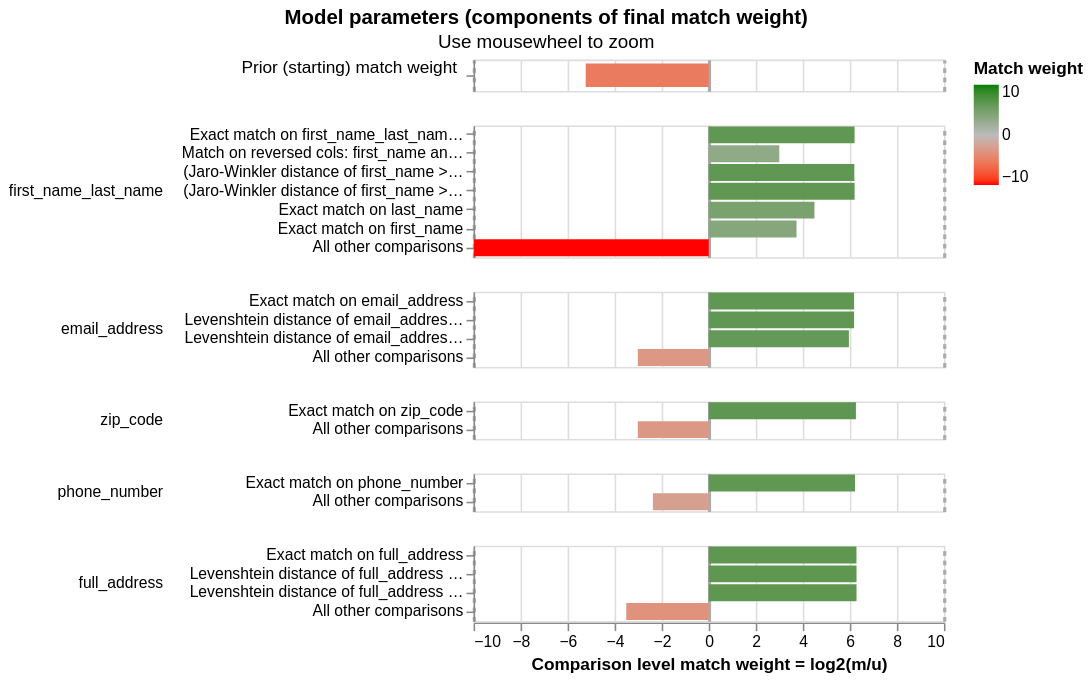

The cell this chart's notebook holds for it:
### Code cell
linker.visualisations.match_weights_chart()

### Figure 1 — Vega-Lite specification as saved in the notebook (floating-point values rounded to 4 significant figures)
{"config": {"view": {"continuousWidth": 300, "continuousHeight": 300, "discreteHeight": 60, "discreteWidth": 400}, "header": {"title": null}, "mark": {"tooltip": null}, "title": {"anchor": "middle"}}, "vconcat": [{"mark": {"type": "bar", "clip": true, "height": 15}, "encoding": {"color": {"field": "log2_bayes_factor", "scale": {"domain": [-10, 0, 10], "interpolate": "lab", "range": ["red", "#bbbbbb", "green"]}, "title": "Match weight", "type": "quantitative"}, "tooltip": [{"field": "comparison_name", "title": "Comparison name", "type": "nominal"}, {"field": "probability_two_random_records_match", "format": ".4f", "title": "Probability two random records match", "type": "nominal"}, {"field": "log2_bayes_factor", "format": ",.4f", "title": "Equivalent match weight", "type": "quantitative"}, {"field": "bayes_factor_description", "title": "Match weight description", "type": "nominal"}], "x": {"axis": {"domain": false, "gridColor": {"condition": {"test": "abs(datum.value / 10)  <= 1 & datum.value % 10 === 0", "value": "#aaa"}, "value": "#ddd"}, "gridDash": {"condition": {"test": "abs(datum.value / 10) == 1", "value": [3]}, "value": null}, "gridWidth": {"condition": {"test": "abs(datum.value / 10)  <= 1 & datum.value % 10 === 0", "value": 2}, "value": 1}, "labels": false, "ticks": false, "title": ""}, "field": "log2_bayes_factor", "scale": {"domain": [-10, 10]}, "type": "quantitative"}, "y": {"axis": {"title": "Prior (starting) match weight", "titleAlign": "right", "titleAngle": 0, "titleFontWeight": "normal"}, "field": "label_for_charts", "sort": {"field": "comparison_vector_value", "order": "descending"}, "type": "nominal"}}, "height": 20, "transform": [{"filter": "(datum.comparison_name == 'probability_two_random_records_match')"}]}, {"mark": {"type": "bar", "clip": true}, "encoding": {"color": {"field": "log2_bayes_factor", "scale": {"domain": [-10, 0, 10], "interpolate": "lab", "range": ["red", "#bbbbbb", "green"]}, "title": "Match weight", "type": "quantitative"}, "row": {"field": "comparison_name", "header": {"labelAlign": "left", "labelAnchor": "middle", "labelAngle": 0}, "sort": {"field": "comparison_sort_order"}, "type": "nominal"}, "tooltip": [{"field": "comparison_name", "title": "Comparison name", "type": "nominal"}, {"field": "label_for_charts", "title": "Label", "type": "ordinal"}, {"field": "sql_condition", "title": "SQL condition", "type": "nominal"}, {"field": "m_probability", "format": ".10~g", "title": "M probability", "type": "quantitative"}, {"field": "u_probability", "format": ".10~g", "title": "U probability", "type": "quantitative"}, {"field": "bayes_factor", "format": ",.6f", "title": "Bayes factor = m/u", "type": "quantitative"}, {"field": "log2_bayes_factor", "format": ".4~g", "title": "Match weight = log2(m/u)", "type": "quantitative"}, {"field": "bayes_factor_description", "title": "Match weight description", "type": "nominal"}, {"field": "m_probability_description", "title": "m probability description", "type": "nominal"}, {"field": "u_probability_description", "title": "u probability description", "type": "nominal"}], "x": {"axis": {"gridColor": {"condition": {"test": "abs(datum.value / 10)  <= 1 & datum.value % 10 === 0", "value": "#aaa"}, "value": "#ddd"}, "gridDash": {"condition": {"test": "abs(datum.value / 10) == 1", "value": [3]}, "value": null}, "gridWidth": {"condition": {"test": "abs(datum.value / 10)  <= 1 & datum.value % 10 === 0", "value": 2}, "value": 1}, "title": "Comparison level match weight = log2(m/u)"}, "field": "log2_bayes_factor", "scale": {"domain": [-10, 10]}, "type": "quantitative"}, "y": {"axis": {"title": null}, "field": "label_for_charts", "sort": {"field": "comparison_vector_value", "order": "descending"}, "type": "nominal"}}, "height": {"step": 12}, "resolve": {"axis": {"y": "independent"}, "scale": {"y": "independent"}}, "transform": [{"filter": "(datum.comparison_name != 'probability_two_random_records_match')"}]}], "data": {"name": "data-cb6fd6f61faff009aac5b7e391781c85"}, "params": [{"name": "mouse_zoom", "select": {"type": "interval", "encodings": ["x"]}, "bind": "scales", "views": []}], "resolve": {"axis": {"y": "independent"}, "scale": {"y": "independent"}}, "title": {"text": "Model parameters (components of final match weight)", "subtitle": "Use mousewheel to zoom"}, "$schema": "https://vega.github.io/schema/vega-lite/v5.9.3.json", "datasets": {"data-cb6fd6f61faff009aac5b7e391781c85": [{"comparison_name": "probability_two_random_records_match", "sql_condition": null, "label_for_charts": "", "m_probability": null, "u_probability": null, "m_probability_description": null, "u_probability_description": null, "has_tf_adjustments": false, "tf_adjustment_column": null, "tf_adjustment_weight": null, "is_null_level": false, "bayes_factor": 0.02661, "log2_bayes_factor": -5.232, "comparison_vector_value": 0, "max_comparison_vector_value": 0, "bayes_factor_description": "The probability that two random records drawn at random match is 0.026 or one in  38.6 records.This is equivalent to a starting match weight of -5.232.", "probability_two_random_records_match": 0.02592, "comparison_sort_order": -1}, {"comparison_name": "first_name_last_name", "sql_condition": "\"first_name_last_name_concat_l\" = \"first_name_last_name_concat_r\"", "label_for_charts": "Exact match on first_name_last_name_concat", "m_probability": 0.7561, "u_probability": 0.01028, "m_probability_description": "Amongst matching record comparisons, 75.61% of records (i.e. one in 1.323) are in the exact match on first_name_last_name_concat comparison level", "u_probability_description": "Amongst non-matching record comparisons, 1.028% of records (i.e. one in 97.3) are in the exact match on first_name_last_name_concat comparison level", "has_tf_adjustments": true, "tf_adjustment_column": "first_name_last_name_concat", "tf_adjustment_weight": 1.0, "is_null_level": false, "bayes_factor": 73.57, "log2_bayes_factor": 6.201, "comparison_vector_value": 6, "max_comparison_vector_value": 6, "bayes_factor_description": "If comparison level is `exact match on first_name_last_name_concat` then comparison is 73.57 times more likely to be a match", "probability_two_random_records_match": 0.02592, "comparison_sort_order": 0}, {"comparison_name": "first_name_last_name", "sql_condition": "\"first_name_l\" = \"last_name_r\" AND \"first_name_r\" = \"last_name_l\"", "label_for_charts": "Match on reversed cols: first_name and last_name (both directions)", "m_probability": 0.008333, "u_probability": 0.001042, "m_probability_description": "Amongst matching record comparisons, 0.8333% of records (i.e. one in 120) are in the match on reversed cols: first_name and last_name (both directions) comparison level", "u_probability_description": "Amongst non-matching record comparisons, 0.1042% of records (i.e. one in 960) are in the match on reversed cols: first_name and last_name (both directions) comparison level", "has_tf_adjustments": false, "tf_adjustment_column": null, "tf_adjustment_weight": 1.0, "is_null_level": false, "bayes_factor": 8.0, "log2_bayes_factor": 3.0, "comparison_vector_value": 5, "max_comparison_vector_value": 6, "bayes_factor_description": "If comparison level is `match on reversed cols: first_name and last_name (both directions)` then comparison is 8 times more likely to be a match", "probability_two_random_records_match": 0.02592, "comparison_sort_order": 0}, {"comparison_name": "first_name_last_name", "sql_condition": "(jaro_winkler_similarity(\"first_name_l\", \"first_name_r\") >= 0.92) AND (jaro_winkler_similarity(\"last_name_l\", \"last_name_r\") >= 0.92)", "label_for_charts": "(Jaro-Winkler distance of first_name >= 0.92) AND (Jaro-Winkler distance of last_name >= 0.92)", "m_probability": 0.1027, "u_probability": 0.001406, "m_probability_description": "Amongst matching record comparisons, 10.27% of records (i.e. one in 9.735) are in the (jaro-winkler distance of first_name >= 0.92) and (jaro-winkler distance of last_name >= 0.92) comparison level", "u_probability_description": "Amongst non-matching record comparisons, 0.1406% of records (i.e. one in 711) are in the (jaro-winkler distance of first_name >= 0.92) and (jaro-winkler distance of last_name >= 0.92) comparison level", "has_tf_adjustments": false, "tf_adjustment_column": null, "tf_adjustment_weight": 1.0, "is_null_level": false, "bayes_factor": 73.07, "log2_bayes_factor": 6.191, "comparison_vector_value": 4, "max_comparison_vector_value": 6, "bayes_factor_description": "If comparison level is `(jaro-winkler distance of first_name >= 0.92) and (jaro-winkler distance of last_name >= 0.92)` then comparison is 73.07 times more likely to be a match", "probability_two_random_records_match": 0.02592, "comparison_sort_order": 0}, {"comparison_name": "first_name_last_name", "sql_condition": "(jaro_winkler_similarity(\"first_name_l\", \"first_name_r\") >= 0.88) AND (jaro_winkler_similarity(\"last_name_l\", \"last_name_r\") >= 0.88)", "label_for_charts": "(Jaro-Winkler distance of first_name >= 0.88) AND (Jaro-Winkler distance of last_name >= 0.88)", "m_probability": 0.01609, "u_probability": 0.0002187, "m_probability_description": "Amongst matching record comparisons, 1.609% of records (i.e. one in 62.13) are in the (jaro-winkler distance of first_name >= 0.88) and (jaro-winkler distance of last_name >= 0.88) comparison level", "u_probability_description": "Amongst non-matching record comparisons, 0.02187% of records (i.e. one in 4,572) are in the (jaro-winkler distance of first_name >= 0.88) and (jaro-winkler distance of last_name >= 0.88) comparison level", "has_tf_adjustments": false, "tf_adjustment_column": null, "tf_adjustment_weight": 1.0, "is_null_level": false, "bayes_factor": 73.58, "log2_bayes_factor": 6.201, "comparison_vector_value": 3, "max_comparison_vector_value": 6, "bayes_factor_description": "If comparison level is `(jaro-winkler distance of first_name >= 0.88) and (jaro-winkler distance of last_name >= 0.88)` then comparison is 73.58 times more likely to be a match", "probability_two_random_records_match": 0.02592, "comparison_sort_order": 0}, {"comparison_name": "first_name_last_name", "sql_condition": "\"last_name_l\" = \"last_name_r\"", "label_for_charts": "Exact match on last_name", "m_probability": 0.106, "u_probability": 0.004703, "m_probability_description": "Amongst matching record comparisons, 10.6% of records (i.e. one in 9.436) are in the exact match on last_name comparison level", "u_probability_description": "Amongst non-matching record comparisons, 0.4703% of records (i.e. one in 213) are in the exact match on last_name comparison level", "has_tf_adjustments": true, "tf_adjustment_column": "last_name", "tf_adjustment_weight": 1.0, "is_null_level": false, "bayes_factor": 22.53, "log2_bayes_factor": 4.494, "comparison_vector_value": 2, "max_comparison_vector_value": 6, "bayes_factor_description": "If comparison level is `exact match on last_name` then comparison is 22.53 times more likely to be a match", "probability_two_random_records_match": 0.02592, "comparison_sort_order": 0}, {"comparison_name": "first_name_last_name", "sql_condition": "\"first_name_l\" = \"first_name_r\"", "label_for_charts": "Exact match on first_name", "m_probability": 0.01813, "u_probability": 0.001364, "m_probability_description": "Amongst matching record comparisons, 1.813% of records (i.e. one in 55.15) are in the exact match on first_name comparison level", "u_probability_description": "Amongst non-matching record comparisons, 0.1364% of records (i.e. one in 733) are in the exact match on first_name comparison level", "has_tf_adjustments": true, "tf_adjustment_column": "first_name", "tf_adjustment_weight": 1.0, "is_null_level": false, "bayes_factor": 13.29, "log2_bayes_factor": 3.733, "comparison_vector_value": 1, "max_comparison_vector_value": 6, "bayes_factor_description": "If comparison level is `exact match on first_name` then comparison is 13.29 times more likely to be a match", "probability_two_random_records_match": 0.02592, "comparison_sort_order": 0}, {"comparison_name": "first_name_last_name", "sql_condition": "ELSE", "label_for_charts": "All other comparisons", "m_probability": 0.0009696, "u_probability": 0.982, "m_probability_description": "Amongst matching record comparisons, 0.09696% of records (i.e. one in 1,031) are in the all other comparisons comparison level", "u_probability_description": "Amongst non-matching record comparisons, 98.2% of records (i.e. one in 1.018) are in the all other comparisons comparison level", "has_tf_adjustments": false, "tf_adjustment_column": null, "tf_adjustment_weight": 1.0, "is_null_level": false, "bayes_factor": 0.0009873, "log2_bayes_factor": -9.984, "comparison_vector_value": 0, "max_comparison_vector_value": 6, "bayes_factor_description": "If comparison level is `all other comparisons` then comparison is 1,013 times less likely to be a match", "probability_two_random_records_match": 0.02592, "comparison_sort_order": 0}, {"comparison_name": "email_address", "sql_condition": "\"email_address_l\" = \"email_address_r\"", "label_for_charts": "Exact match on email_address", "m_probability": 0.8091, "u_probability": 0.01116, "m_probability_description": "Amongst matching record comparisons, 80.91% of records (i.e. one in 1.236) are in the exact match on email_address comparison level", "u_probability_description": "Amongst non-matching record comparisons, 1.116% of records (i.e. one in 89.64) are in the exact match on email_address comparison level", "has_tf_adjustments": false, "tf_adjustment_column": null, "tf_adjustment_weight": 1.0, "is_null_level": false, "bayes_factor": 72.52, "log2_bayes_factor": 6.18, "comparison_vector_value": 3, "max_comparison_vector_value": 3, "bayes_factor_description": "If comparison level is `exact match on email_address` then comparison is 72.52 times more likely to be a match", "probability_two_random_records_match": 0.02592, "comparison_sort_order": 1}, {"comparison_name": "email_address", "sql_condition": "levenshtein(\"email_address_l\", \"email_address_r\") <= 1", "label_for_charts": "Levenshtein distance of email_address <= 1", "m_probability": 0.03453, "u_probability": 0.0004761, "m_probability_description": "Amongst matching record comparisons, 3.453% of records (i.e. one in 28.96) are in the levenshtein distance of email_address <= 1 comparison level", "u_probability_description": "Amongst non-matching record comparisons, 0.04761% of records (i.e. one in 2,101) are in the levenshtein distance of email_address <= 1 comparison level", "has_tf_adjustments": false, "tf_adjustment_column": null, "tf_adjustment_weight": 1.0, "is_null_level": false, "bayes_factor": 72.52, "log2_bayes_factor": 6.18, "comparison_vector_value": 2, "max_comparison_vector_value": 3, "bayes_factor_description": "If comparison level is `levenshtein distance of email_address <= 1` then comparison is 72.52 times more likely to be a match", "probability_two_random_records_match": 0.02592, "comparison_sort_order": 1}, {"comparison_name": "email_address", "sql_condition": "levenshtein(\"email_address_l\", \"email_address_r\") <= 2", "label_for_charts": "Levenshtein distance of email_address <= 2", "m_probability": 0.03427, "u_probability": 0.0005506, "m_probability_description": "Amongst matching record comparisons, 3.427% of records (i.e. one in 29.18) are in the levenshtein distance of email_address <= 2 comparison level", "u_probability_description": "Amongst non-matching record comparisons, 0.05506% of records (i.e. one in 1,816) are in the levenshtein distance of email_address <= 2 comparison level", "has_tf_adjustments": false, "tf_adjustment_column": null, "tf_adjustment_weight": 1.0, "is_null_level": false, "bayes_factor": 62.24, "log2_bayes_factor": 5.96, "comparison_vector_value": 1, "max_comparison_vector_value": 3, "bayes_factor_description": "If comparison level is `levenshtein distance of email_address <= 2` then comparison is 62.24 times more likely to be a match", "probability_two_random_records_match": 0.02592, "comparison_sort_order": 1}, {"comparison_name": "email_address", "sql_condition": "ELSE", "label_for_charts": "All other comparisons", "m_probability": 0.1221, "u_probability": 0.9878, "m_probability_description": "Amongst matching record comparisons, 12.21% of records (i.e. one in 8.187) are in the all other comparisons comparison level", "u_probability_description": "Amongst non-matching record comparisons, 98.78% of records (i.e. one in 1.012) are in the all other comparisons comparison level", "has_tf_adjustments": false, "tf_adjustment_column": null, "tf_adjustment_weight": 1.0, "is_null_level": false, "bayes_factor": 0.1237, "log2_bayes_factor": -3.016, "comparison_vector_value": 0, "max_comparison_vector_value": 3, "bayes_factor_description": "If comparison level is `all other comparisons` then comparison is 8.087 times less likely to be a match", "probability_two_random_records_match": 0.02592, "comparison_sort_order": 1}, {"comparison_name": "zip_code", "sql_condition": "\"zip_code_l\" = \"zip_code_r\"", "label_for_charts": "Exact match on zip_code", "m_probability": 0.878, "u_probability": 0.01147, "m_probability_description": "Amongst matching record comparisons, 87.8% of records (i.e. one in 1.139) are in the exact match on zip_code comparison level", "u_probability_description": "Amongst non-matching record comparisons, 1.147% of records (i.e. one in 87.16) are in the exact match on zip_code comparison level", "has_tf_adjustments": false, "tf_adjustment_column": null, "tf_adjustment_weight": 1.0, "is_null_level": false, "bayes_factor": 76.53, "log2_bayes_factor": 6.258, "comparison_vector_value": 1, "max_comparison_vector_value": 1, "bayes_factor_description": "If comparison level is `exact match on zip_code` then comparison is 76.53 times more likely to be a match", "probability_two_random_records_match": 0.02592, "comparison_sort_order": 2}, {"comparison_name": "zip_code", "sql_condition": "ELSE", "label_for_charts": "All other comparisons", "m_probability": 0.122, "u_probability": 0.9885, "m_probability_description": "Amongst matching record comparisons, 12.2% of records (i.e. one in 8.195) are in the all other comparisons comparison level", "u_probability_description": "Amongst non-matching record comparisons, 98.85% of records (i.e. one in 1.012) are in the all other comparisons comparison level", "has_tf_adjustments": false, "tf_adjustment_column": null, "tf_adjustment_weight": 1.0, "is_null_level": false, "bayes_factor": 0.1234, "log2_bayes_factor": -3.018, "comparison_vector_value": 0, "max_comparison_vector_value": 1, "bayes_factor_description": "If comparison level is `all other comparisons` then comparison is 8.101 times less likely to be a match", "probability_two_random_records_match": 0.02592, "comparison_sort_order": 2}, {"comparison_name": "phone_number", "sql_condition": "\"phone_number_l\" = \"phone_number_r\"", "label_for_charts": "Exact match on phone_number", "m_probability": 0.8093, "u_probability": 0.01087, "m_probability_description": "Amongst matching record comparisons, 80.93% of records (i.e. one in 1.236) are in the exact match on phone_number comparison level", "u_probability_description": "Amongst non-matching record comparisons, 1.087% of records (i.e. one in 92.03) are in the exact match on phone_number comparison level", "has_tf_adjustments": false, "tf_adjustment_column": null, "tf_adjustment_weight": 1.0, "is_null_level": false, "bayes_factor": 74.48, "log2_bayes_factor": 6.219, "comparison_vector_value": 1, "max_comparison_vector_value": 1, "bayes_factor_description": "If comparison level is `exact match on phone_number` then comparison is 74.48 times more likely to be a match", "probability_two_random_records_match": 0.02592, "comparison_sort_order": 3}, {"comparison_name": "phone_number", "sql_condition": "ELSE", "label_for_charts": "All other comparisons", "m_probability": 0.1907, "u_probability": 0.9891, "m_probability_description": "Amongst matching record comparisons, 19.07% of records (i.e. one in 5.244) are in the all other comparisons comparison level", "u_probability_description": "Amongst non-matching record comparisons, 98.91% of records (i.e. one in 1.011) are in the all other comparisons comparison level", "has_tf_adjustments": false, "tf_adjustment_column": null, "tf_adjustment_weight": 1.0, "is_null_level": false, "bayes_factor": 0.1928, "log2_bayes_factor": -2.375, "comparison_vector_value": 0, "max_comparison_vector_value": 1, "bayes_factor_description": "If comparison level is `all other comparisons` then comparison is 5.187 times less likely to be a match", "probability_two_random_records_match": 0.02592, "comparison_sort_order": 3}, {"comparison_name": "full_address", "sql_condition": "\"full_address_l\" = \"full_address_r\"", "label_for_charts": "Exact match on full_address", "m_probability": 0.8451, "u_probability": 0.01087, "m_probability_description": "Amongst matching record comparisons, 84.51% of records (i.e. one in 1.183) are in the exact match on full_address comparison level", "u_probability_description": "Amongst non-matching record comparisons, 1.087% of records (i.e. one in 92.02) are in the exact match on full_address comparison level", "has_tf_adjustments": false, "tf_adjustment_column": null, "tf_adjustment_weight": 1.0, "is_null_level": false, "bayes_factor": 77.76, "log2_bayes_factor": 6.281, "comparison_vector_value": 3, "max_comparison_vector_value": 3, "bayes_factor_description": "If comparison level is `exact match on full_address` then comparison is 77.76 times more likely to be a match", "probability_two_random_records_match": 0.02592, "comparison_sort_order": 4}, {"comparison_name": "full_address", "sql_condition": "levenshtein(\"full_address_l\", \"full_address_r\") <= 1", "label_for_charts": "Levenshtein distance of full_address <= 1", "m_probability": 0.05703, "u_probability": 0.0007321, "m_probability_description": "Amongst matching record comparisons, 5.703% of records (i.e. one in 17.53) are in the levenshtein distance of full_address <= 1 comparison level", "u_probability_description": "Amongst non-matching record comparisons, 0.07321% of records (i.e. one in 1,366) are in the levenshtein distance of full_address <= 1 comparison level", "has_tf_adjustments": false, "tf_adjustment_column": null, "tf_adjustment_weight": 1.0, "is_null_level": false, "bayes_factor": 77.9, "log2_bayes_factor": 6.284, "comparison_vector_value": 2, "max_comparison_vector_value": 3, "bayes_factor_description": "If comparison level is `levenshtein distance of full_address <= 1` then comparison is 77.9 times more likely to be a match", "probability_two_random_records_match": 0.02592, "comparison_sort_order": 4}, {"comparison_name": "full_address", "sql_condition": "levenshtein(\"full_address_l\", \"full_address_r\") <= 2", "label_for_charts": "Levenshtein distance of full_address <= 2", "m_probability": 0.01091, "u_probability": 0.0001401, "m_probability_description": "Amongst matching record comparisons, 1.091% of records (i.e. one in 91.65) are in the levenshtein distance of full_address <= 2 comparison level", "u_probability_description": "Amongst non-matching record comparisons, 0.01401% of records (i.e. one in 7,140) are in the levenshtein distance of full_address <= 2 comparison level", "has_tf_adjustments": false, "tf_adjustment_column": null, "tf_adjustment_weight": 1.0, "is_null_level": false, "bayes_factor": 77.9, "log2_bayes_factor": 6.284, "comparison_vector_value": 1, "max_comparison_vector_value": 3, "bayes_factor_description": "If comparison level is `levenshtein distance of full_address <= 2` then comparison is 77.9 times more likely to be a match", "probability_two_random_records_match": 0.02592, "comparison_sort_order": 4}, {"comparison_name": "full_address", "sql_condition": "ELSE", "label_for_charts": "All other comparisons", "m_probability": 0.08699, "u_probability": 0.9883, "m_probability_description": "Amongst matching record comparisons, 8.699% of records (i.e. one in 11.5) are in the all other comparisons comparison level", "u_probability_description": "Amongst non-matching record comparisons, 98.83% of records (i.e. one in 1.012) are in the all other comparisons comparison level", "has_tf_adjustments": false, "tf_adjustment_column": null, "tf_adjustment_weight": 1.0, "is_null_level": false, "bayes_factor": 0.08803, "log2_bayes_factor": -3.506, "comparison_vector_value": 0, "max_comparison_vector_value": 3, "bayes_factor_description": "If comparison level is `all other comparisons` then comparison is 11.36 times less likely to be a match", "probability_two_random_records_match": 0.02592, "comparison_sort_order": 4}]}}
